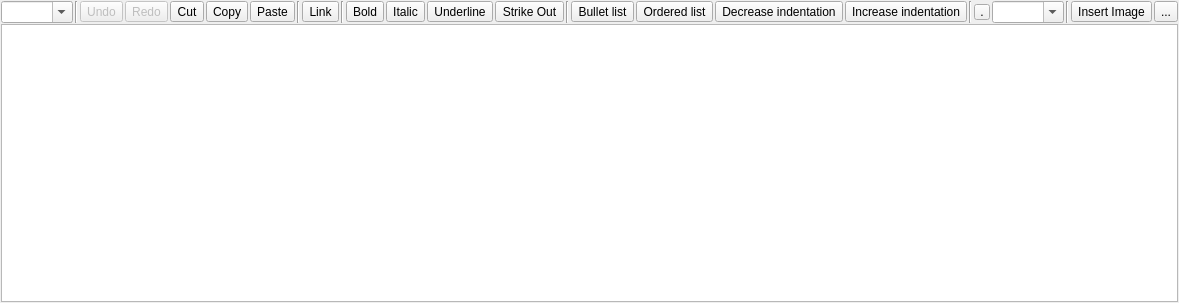
<?xml version="1.0" encoding="UTF-8"?>
<ui version="4.0">
 <class>MRichTextEdit</class>
 <widget class="QWidget" name="MRichTextEdit">
  <property name="geometry">
   <rect>
    <x>0</x>
    <y>0</y>
    <width>888</width>
    <height>303</height>
   </rect>
  </property>
  <property name="windowTitle">
   <string notr="true"/>
  </property>
  <layout class="QVBoxLayout" name="verticalLayout">
   <property name="spacing">
    <number>1</number>
   </property>
   <property name="leftMargin">
    <number>1</number>
   </property>
   <property name="topMargin">
    <number>1</number>
   </property>
   <property name="rightMargin">
    <number>1</number>
   </property>
   <property name="bottomMargin">
    <number>1</number>
   </property>
   <item>
    <widget class="QWidget" name="f_toolbar" native="true">
     <layout class="QHBoxLayout" name="horizontalLayout">
      <property name="spacing">
       <number>2</number>
      </property>
      <property name="leftMargin">
       <number>0</number>
      </property>
      <property name="topMargin">
       <number>0</number>
      </property>
      <property name="rightMargin">
       <number>0</number>
      </property>
      <property name="bottomMargin">
       <number>0</number>
      </property>
      <item>
       <widget class="QComboBox" name="f_paragraph">
        <property name="focusPolicy">
         <enum>Qt::ClickFocus</enum>
        </property>
        <property name="toolTip">
         <string>Paragraph formatting</string>
        </property>
        <property name="editable">
         <bool>true</bool>
        </property>
       </widget>
      </item>
      <item>
       <widget class="Line" name="line_4">
        <property name="orientation">
         <enum>Qt::Vertical</enum>
        </property>
       </widget>
      </item>
      <item>
       <widget class="QToolButton" name="f_undo">
        <property name="enabled">
         <bool>false</bool>
        </property>
        <property name="focusPolicy">
         <enum>Qt::ClickFocus</enum>
        </property>
        <property name="toolTip">
         <string>Undo (CTRL+Z)</string>
        </property>
        <property name="text">
         <string>Undo</string>
        </property>
        <property name="icon">
         <iconset theme="edit-undo">
          <normaloff/>
         </iconset>
        </property>
        <property name="iconSize">
         <size>
          <width>16</width>
          <height>16</height>
         </size>
        </property>
       </widget>
      </item>
      <item>
       <widget class="QToolButton" name="f_redo">
        <property name="enabled">
         <bool>false</bool>
        </property>
        <property name="focusPolicy">
         <enum>Qt::ClickFocus</enum>
        </property>
        <property name="toolTip">
         <string>Redo</string>
        </property>
        <property name="text">
         <string>Redo</string>
        </property>
        <property name="icon">
         <iconset theme="edit-redo">
          <normaloff/>
         </iconset>
        </property>
        <property name="iconSize">
         <size>
          <width>16</width>
          <height>16</height>
         </size>
        </property>
       </widget>
      </item>
      <item>
       <widget class="QToolButton" name="f_cut">
        <property name="focusPolicy">
         <enum>Qt::ClickFocus</enum>
        </property>
        <property name="toolTip">
         <string>Cut (CTRL+X)</string>
        </property>
        <property name="text">
         <string>Cut</string>
        </property>
        <property name="icon">
         <iconset theme="edit-cut">
          <normaloff/>
         </iconset>
        </property>
        <property name="iconSize">
         <size>
          <width>16</width>
          <height>16</height>
         </size>
        </property>
       </widget>
      </item>
      <item>
       <widget class="QToolButton" name="f_copy">
        <property name="focusPolicy">
         <enum>Qt::ClickFocus</enum>
        </property>
        <property name="toolTip">
         <string>Copy (CTRL+C)</string>
        </property>
        <property name="text">
         <string>Copy</string>
        </property>
        <property name="icon">
         <iconset theme="edit-copy">
          <normaloff/>
         </iconset>
        </property>
        <property name="iconSize">
         <size>
          <width>16</width>
          <height>16</height>
         </size>
        </property>
       </widget>
      </item>
      <item>
       <widget class="QToolButton" name="f_paste">
        <property name="focusPolicy">
         <enum>Qt::ClickFocus</enum>
        </property>
        <property name="toolTip">
         <string>Paste (CTRL+V)</string>
        </property>
        <property name="text">
         <string>Paste</string>
        </property>
        <property name="icon">
         <iconset theme="edit-paste">
          <normaloff/>
         </iconset>
        </property>
        <property name="iconSize">
         <size>
          <width>16</width>
          <height>16</height>
         </size>
        </property>
       </widget>
      </item>
      <item>
       <widget class="Line" name="line">
        <property name="orientation">
         <enum>Qt::Vertical</enum>
        </property>
       </widget>
      </item>
      <item>
       <widget class="QToolButton" name="f_link">
        <property name="focusPolicy">
         <enum>Qt::ClickFocus</enum>
        </property>
        <property name="toolTip">
         <string>Link (CTRL+L)</string>
        </property>
        <property name="text">
         <string>Link</string>
        </property>
        <property name="icon">
         <iconset theme="applications-internet">
          <normaloff/>
         </iconset>
        </property>
        <property name="iconSize">
         <size>
          <width>16</width>
          <height>16</height>
         </size>
        </property>
        <property name="checkable">
         <bool>true</bool>
        </property>
       </widget>
      </item>
      <item>
       <widget class="Line" name="line_3">
        <property name="orientation">
         <enum>Qt::Vertical</enum>
        </property>
       </widget>
      </item>
      <item>
       <widget class="QToolButton" name="f_bold">
        <property name="focusPolicy">
         <enum>Qt::ClickFocus</enum>
        </property>
        <property name="toolTip">
         <string notr="true">Bold (CTRL+B)</string>
        </property>
        <property name="text">
         <string>Bold</string>
        </property>
        <property name="icon">
         <iconset theme="format-text-bold">
          <normaloff/>
         </iconset>
        </property>
        <property name="iconSize">
         <size>
          <width>16</width>
          <height>16</height>
         </size>
        </property>
        <property name="checkable">
         <bool>true</bool>
        </property>
       </widget>
      </item>
      <item>
       <widget class="QToolButton" name="f_italic">
        <property name="focusPolicy">
         <enum>Qt::ClickFocus</enum>
        </property>
        <property name="toolTip">
         <string>Italic (CTRL+I)</string>
        </property>
        <property name="text">
         <string>Italic</string>
        </property>
        <property name="icon">
         <iconset theme="format-text-italic">
          <normaloff/>
         </iconset>
        </property>
        <property name="iconSize">
         <size>
          <width>16</width>
          <height>16</height>
         </size>
        </property>
        <property name="checkable">
         <bool>true</bool>
        </property>
       </widget>
      </item>
      <item>
       <widget class="QToolButton" name="f_underline">
        <property name="focusPolicy">
         <enum>Qt::ClickFocus</enum>
        </property>
        <property name="toolTip">
         <string>Underline (CTRL+U)</string>
        </property>
        <property name="text">
         <string>Underline</string>
        </property>
        <property name="icon">
         <iconset theme="format-text-underline">
          <normaloff/>
         </iconset>
        </property>
        <property name="iconSize">
         <size>
          <width>16</width>
          <height>16</height>
         </size>
        </property>
        <property name="checkable">
         <bool>true</bool>
        </property>
       </widget>
      </item>
      <item>
       <widget class="QToolButton" name="f_strikeout">
        <property name="text">
         <string>Strike Out</string>
        </property>
        <property name="checkable">
         <bool>true</bool>
        </property>
       </widget>
      </item>
      <item>
       <widget class="Line" name="line_5">
        <property name="orientation">
         <enum>Qt::Vertical</enum>
        </property>
       </widget>
      </item>
      <item>
       <widget class="QToolButton" name="f_list_bullet">
        <property name="focusPolicy">
         <enum>Qt::ClickFocus</enum>
        </property>
        <property name="toolTip">
         <string>Bullet list (CTRL+-)</string>
        </property>
        <property name="text">
         <string>Bullet list</string>
        </property>
        <property name="iconSize">
         <size>
          <width>16</width>
          <height>16</height>
         </size>
        </property>
        <property name="checkable">
         <bool>true</bool>
        </property>
       </widget>
      </item>
      <item>
       <widget class="QToolButton" name="f_list_ordered">
        <property name="focusPolicy">
         <enum>Qt::ClickFocus</enum>
        </property>
        <property name="toolTip">
         <string>Ordered list (CTRL+=)</string>
        </property>
        <property name="text">
         <string>Ordered list</string>
        </property>
        <property name="iconSize">
         <size>
          <width>16</width>
          <height>16</height>
         </size>
        </property>
        <property name="checkable">
         <bool>true</bool>
        </property>
       </widget>
      </item>
      <item>
       <widget class="QToolButton" name="f_indent_dec">
        <property name="focusPolicy">
         <enum>Qt::ClickFocus</enum>
        </property>
        <property name="toolTip">
         <string>Decrease indentation (CTRL+,)</string>
        </property>
        <property name="text">
         <string>Decrease indentation</string>
        </property>
        <property name="icon">
         <iconset theme="format-indent-less">
          <normaloff/>
         </iconset>
        </property>
        <property name="iconSize">
         <size>
          <width>16</width>
          <height>16</height>
         </size>
        </property>
       </widget>
      </item>
      <item>
       <widget class="QToolButton" name="f_indent_inc">
        <property name="focusPolicy">
         <enum>Qt::ClickFocus</enum>
        </property>
        <property name="toolTip">
         <string>Increase indentation (CTRL+.)</string>
        </property>
        <property name="text">
         <string>Increase indentation</string>
        </property>
        <property name="icon">
         <iconset theme="format-indent-more">
          <normaloff/>
         </iconset>
        </property>
        <property name="iconSize">
         <size>
          <width>16</width>
          <height>16</height>
         </size>
        </property>
       </widget>
      </item>
      <item>
       <widget class="Line" name="line_2">
        <property name="orientation">
         <enum>Qt::Vertical</enum>
        </property>
       </widget>
      </item>
      <item>
       <widget class="QToolButton" name="f_bgcolor">
        <property name="minimumSize">
         <size>
          <width>16</width>
          <height>16</height>
         </size>
        </property>
        <property name="maximumSize">
         <size>
          <width>16</width>
          <height>16</height>
         </size>
        </property>
        <property name="focusPolicy">
         <enum>Qt::ClickFocus</enum>
        </property>
        <property name="toolTip">
         <string>Text background color</string>
        </property>
        <property name="text">
         <string>.</string>
        </property>
        <property name="iconSize">
         <size>
          <width>16</width>
          <height>16</height>
         </size>
        </property>
       </widget>
      </item>
      <item>
       <widget class="QComboBox" name="f_fontsize">
        <property name="sizePolicy">
         <sizepolicy hsizetype="Preferred" vsizetype="Fixed">
          <horstretch>0</horstretch>
          <verstretch>0</verstretch>
         </sizepolicy>
        </property>
        <property name="focusPolicy">
         <enum>Qt::ClickFocus</enum>
        </property>
        <property name="toolTip">
         <string>Font size</string>
        </property>
        <property name="editable">
         <bool>true</bool>
        </property>
       </widget>
      </item>
      <item>
       <widget class="Line" name="line_6">
        <property name="orientation">
         <enum>Qt::Vertical</enum>
        </property>
       </widget>
      </item>
      <item>
       <widget class="QToolButton" name="f_image">
        <property name="text">
         <string notr="true">Insert Image</string>
        </property>
       </widget>
      </item>
      <item>
       <spacer name="horizontalSpacer">
        <property name="orientation">
         <enum>Qt::Horizontal</enum>
        </property>
        <property name="sizeHint" stdset="0">
         <size>
          <width>40</width>
          <height>20</height>
         </size>
        </property>
       </spacer>
      </item>
      <item>
       <widget class="QToolButton" name="f_menu">
        <property name="text">
         <string>...</string>
        </property>
       </widget>
      </item>
     </layout>
     <zorder>f_paragraph</zorder>
     <zorder>line_4</zorder>
     <zorder>f_undo</zorder>
     <zorder>f_redo</zorder>
     <zorder>f_cut</zorder>
     <zorder>f_copy</zorder>
     <zorder>f_paste</zorder>
     <zorder>line</zorder>
     <zorder>f_link</zorder>
     <zorder>line_3</zorder>
     <zorder>f_italic</zorder>
     <zorder>f_underline</zorder>
     <zorder>line_2</zorder>
     <zorder>f_fontsize</zorder>
     <zorder>line_5</zorder>
     <zorder>f_list_bullet</zorder>
     <zorder>f_list_ordered</zorder>
     <zorder>f_indent_dec</zorder>
     <zorder>f_indent_inc</zorder>
     <zorder>f_bold</zorder>
     <zorder>f_bgcolor</zorder>
     <zorder>f_strikeout</zorder>
     <zorder>f_image</zorder>
     <zorder>line_6</zorder>
     <zorder>f_menu</zorder>
    </widget>
   </item>
   <item>
    <widget class="MTextEdit" name="f_textedit">
     <property name="autoFormatting">
      <set>QTextEdit::AutoNone</set>
     </property>
     <property name="tabChangesFocus">
      <bool>true</bool>
     </property>
    </widget>
   </item>
  </layout>
 </widget>
 <customwidgets>
  <customwidget>
   <class>MTextEdit</class>
   <extends>QTextEdit</extends>
   <header>mtextedit.h</header>
  </customwidget>
 </customwidgets>
 <tabstops>
  <tabstop>f_textedit</tabstop>
  <tabstop>f_strikeout</tabstop>
  <tabstop>f_image</tabstop>
  <tabstop>f_menu</tabstop>
 </tabstops>
 <resources/>
 <connections/>
</ui>
